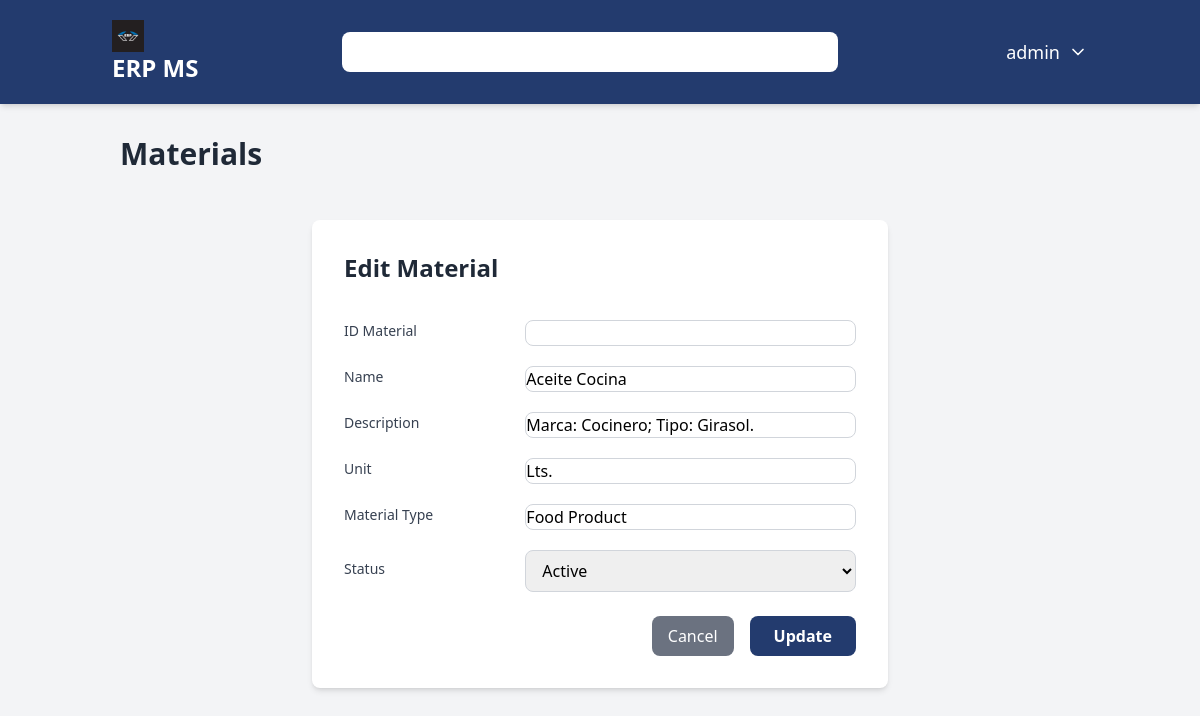
/materials/5/edit/ (signed in), run on the app's committed database.
### users/models.py (models this page shows)
class User(AbstractUser):
    user_id = models.AutoField(primary_key=True)
    username = models.CharField(max_length=150, unique=True)
    password = models.CharField(max_length=128)
    USERNAME_FIELD = 'username'
    class Meta:
        db_table = 'users'
        verbose_name = 'User'
        verbose_name_plural = 'Users'

### materials/models.py (models this page shows, shortened)
class Material(models.Model):
    id_material = models.CharField(max_length=50, null=True, unique=True, verbose_name="Material ID")
    name = models.CharField(max_length=100, verbose_name="Material Name")
    description = models.TextField(max_length=250, blank=True, verbose_name="Material Description")
    unit = models.CharField(max_length=50, verbose_name="Unit measurement")
    material_type = models.CharField(max_length=50, verbose_name="Material Type")
    status = models.CharField(max_length=50, verbose_name="Status")
    create_at = models.DateTimeField(auto_now_add=True)
    updated_at = models.DateTimeField(auto_now=True)
    created_by = models.ForeignKey(settings.AUTH_USER_MODEL, on_delete=models.SET_NULL, null=True)
    class Meta:
        verbose_name = "Material"
        verbose_name_plural = "Materials"

### materials/views.py (the view)
# urls.py: path('<int:pk>/edit/', views.material_edit, name='material_edit'),
@login_required
def material_edit(request, pk):
    material = get_object_or_404(Material, pk=pk)
    max_permission = UserRole.objects.filter(user_id=request.user).aggregate(max_permission=models.Max('role__materials'))['max_permission'] or 0
    if max_permission == 1:
        return redirect('materials') # Redirect to materials if no permission
    if max_permission == 0:
        return redirect('dashboard') # Redirect to dashboard if no permission
    material = Material.objects.get(pk=pk)
    if request.method == 'POST':
        form = MaterialForm(request.POST, instance=material)
        if form.is_valid():
            form.save()
            return redirect('materials:material_list')
    else:
        form = MaterialForm(instance=material)
    context = {
        'form': form,
        'material': material,
    }
    return render(request, 'materials/material_form.html', context)

### materials/forms.py
class MaterialForm(forms.ModelForm):
    class Meta:
        model = Material
        fields = ['id_material', 'name', 'description', 'unit', 'material_type', 'status']

### core/context_processors.py (called while the page is built)
def get_permissions(request):
    permissions = {
        'customers': 0,
        'suppliers': 0,
        'materials': 0,
        'purchases': 0,
        'sales': 0,
        'inventory': 0,
        'accounting': 0,
        'reporting': 0,
    }
    roles = []
    if request.user.is_authenticated:
        user_roles = UserRole.objects.filter(user_id=request.user.pk)
        roles = [ur.role.role_name for ur in user_roles]
        for user_role in user_roles:
            role = user_role.role
            for module in permissions.keys():
                current_permission = getattr(role, module, 0)
                if current_permission > permissions[module]:
                    permissions[module] = current_permission
    return {'permissions': permissions, 'roles': roles}

### materials/templates/materials/material_form.html (shortened to what this page needs)
{% extends 'core/base.html' %}
{% load static %}
{% block content %}
<h2 class="text-3xl font-bold text-gray-800 mb-6 border-gray-400 pb-2">Materials</h2>
<div class="max-w-xl mx-auto bg-white p-8 rounded-lg shadow-md mt-10">
    <h2 class="text-2xl font-bold text-gray-800 mb-6 border-gray-400 pb-2">
        {% if material %}Edit Material{% else %}Add New Material{% endif %}
    </h2>
    <form method="post" class="space-y-6">
        <div class="space-y-4">
            <div class="flex items-center space-x-4">
                <label for="{{ form.id_material.id_for_label }}" class="block text-sm font-medium text-gray-700 w-1/3">ID Material</label>
                <div class="mt-1 w-2/3">
                   <input type="text" name="{{ form.id_material.html_name }}" id="{{form.id_material.id_for_label}}" class="w-full border border-gray-300 rounded-lg focus:outline-none focus:ring-2 focus:ring-[#233b6e]" required>
                </div>
            </div>
             <div class="flex items-center space-x-4">
                <label for="{{ form.name.id_for_label }}" class="block text-sm font-medium text-gray-700 w-1/3">Name</label>
                <div class="mt-1 w-2/3">
                   <input type="text" name="{{ form.name.html_name }}" id="{{form.name.id_for_label}}" value="{{ form.name.value|default:'' }}" class="w-full border border-gray-300 rounded-lg focus:outline-none focus:ring-2 focus:ring-[#233b6e]" required>
                </div>
            </div>
             <div class="flex items-center space-x-4">
                <label for="{{ form.description.id_for_label }}" class="block text-sm font-medium text-gray-700 w-1/3">Description</label>
                <div class="mt-1 w-2/3">
                   <input type="text" name="{{ form.description.html_name }}" id="{{form.description.id_for_label}}" value="{{ form.description.value|default:'' }}" class="w-full border border-gray-300 rounded-lg focus:outline-none focus:ring-2 focus:ring-[#233b6e]" required>
                </div>
            </div>
             <div class="flex items-center space-x-4">
                <label for="{{ form.unit.id_for_label }}" class="block text-sm font-medium text-gray-700 w-1/3">Unit</label>
                <div class="mt-1 w-2/3">
                   <input type="text" name="{{ form.unit.html_name }}" id="{{form.unit.id_for_label}}" value="{{ form.unit.value|default:'' }}" class="w-full border border-gray-300 rounded-lg focus:outline-none focus:ring-2 focus:ring-[#233b6e]" required>
                </div>
            </div>
             <div class="flex items-center space-x-4">
                <label for="{{ form.material_type.id_for_label }}" class="block text-sm font-medium text-gray-700 w-1/3">Material Type</label>
                <div class="mt-1 w-2/3">
                   <input type="text" name="{{ form.material_type.html_name }}" id="{{form.material_type.id_for_label}}" value="{{ form.material_type.value|default:'' }}" class="w-full border border-gray-300 rounded-lg focus:outline-none focus:ring-2 focus:ring-[#233b6e]" required>
                </div>
            </div>
             <div class="flex items-center space-x-4">
                <label for="{{ form.status.id_for_label }}" class="block text-sm font-medium text-gray-700 w-1/3">Status</label>
                <div class="mt-1 w-2/3">
                   <select name="{{ form.status.html_name }}" id="{{form.status.id_for_label}}" class="w-full px-3 py-2 border border-gray-300 rounded-lg focus:outline-none focus:ring-2 focus:ring-[#233b6e]" required>
                      <option value="active" {% if form.status.value == "Active" %}selected{% endif %}>Active</option>
                   </select>
                </div>
            </div>
        </div>
        <div class="flex justify-end space-x-4">
            <a href="{% url 'materials:material_list' %}" class="px-4 py-2 bg-gray-500 text-white rounded-lg hover:bg-gray-600">Cancel</a>
            <button type="submit" class="bg-[#233b6e] text-white font-semibold py-2 px-6 rounded-lg transition-colors duration-300 hover:bg-[#1a2c53]">{% if material %}Update{% else %}Create{% endif %}</button>
        </div>
    </form>
</div>
{% endblock content %}

### core/templates/core/base.html (shortened to what this page needs)
{% load static %}
<!DOCTYPE html>
<html lang="en">
<head>
    <script src="https://cdn.tailwindcss.com"></script>
</head>
<body class="bg-gray-100 font-sans">
    <nav class="bg-[#233b6e] text-white shadow-md">
        <div class="container mx-auto px-4 py-4 flex flex-col md:flex-row justify-between items-center space-y-4 md:space-y-0">
            <a href="{% url 'dashboard' %}" class="text-2xl font-bold rounded-lg px-2 py-1 transition-all hover:bg-white/10">
                <img src="{% static 'img/logo-erp.jpg' %}" alt="ERP MS" class="h-8 w-8">
                <span>ERP MS</span>
            </a>
            <div class="relative w-full md:w-1/2">
                <input type="text" id="transaction-input" class="w-full rounded-lg px-4 py-2 text-gray-800 focus:outline-none focus:ring-2 focus:ring-white/50 placeholder-gray-400">
            </div>
            <div class="flex items-center space-x-6">
                <div class="relative">
                    <button id="user-menu-button" class="flex items-center space-x-2 text-lg font-medium transition-all hover:bg-white/10 p-2 rounded-lg">
                        <span>{{ user.first_name|default:user.username }}</span>
                        <svg xmlns="http://www.w3.org/2000/svg" width="20" height="20" viewBox="0 0 24 24" fill="none" stroke="currentColor" stroke-width="2" stroke-linecap="round" stroke-linejoin="round" class="lucide lucide-chevron-down"><path d="m6 9 6 6 6-6"></path></svg>
                    </button>
                </div>
            </div>
        </div>
    </nav>
    <main class="container mx-auto  p-8">
        {% block content %}
        {% endblock %}
    </main>
</body>
</html>

### data on the page
User: first_name "admin"
Material: name "Aceite Cocina", description "Marca: Cocinero; Tipo: Girasol.", unit "Lts.", material_type "Food Product"
